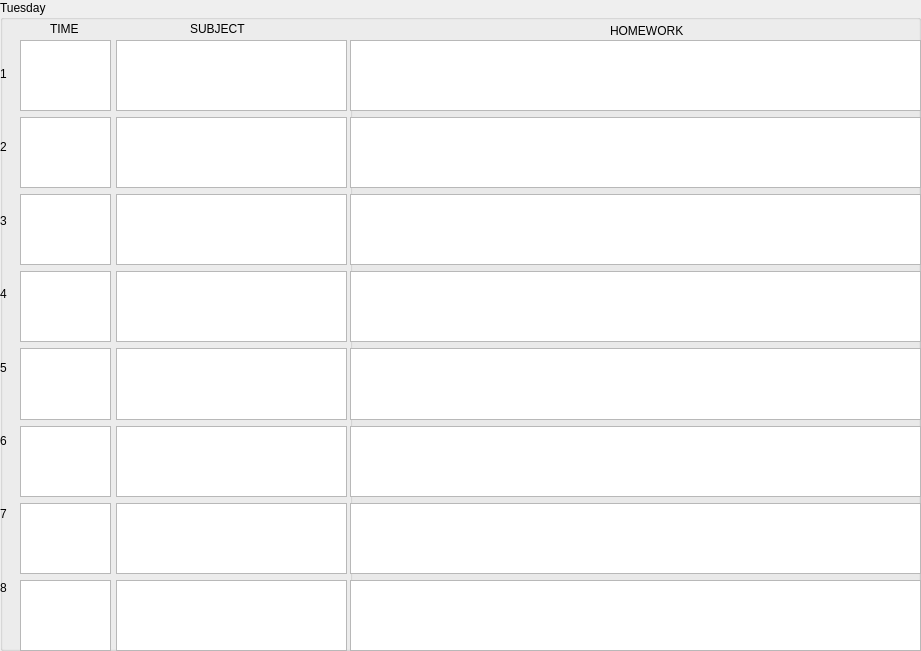
    <widget class="QGroupBox" name="groupBoxTue">
     <property name="geometry">
      <rect>
       <x>1</x>
       <y>30</y>
       <width>921</width>
       <height>651</height>
      </rect>
     </property>
     <property name="title">
      <string>Tuesday</string>
     </property>
     <widget class="QWidget" name="verticalLayoutWidget_6">
      <property name="geometry">
       <rect>
        <x>350</x>
        <y>40</y>
        <width>571</width>
        <height>611</height>
       </rect>
      </property>
      <layout class="QVBoxLayout" name="verticalLayout_6">
       <item>
        <widget class="QTextEdit" name="textEdit_33"/>
       </item>
       <item>
        <widget class="QTextEdit" name="textEdit_34"/>
       </item>
       <item>
        <widget class="QTextEdit" name="textEdit_35"/>
       </item>
       <item>
        <widget class="QTextEdit" name="textEdit_36"/>
       </item>
       <item>
        <widget class="QTextEdit" name="textEdit_37"/>
       </item>
       <item>
        <widget class="QTextEdit" name="textEdit_38"/>
       </item>
       <item>
        <widget class="QTextEdit" name="textEdit_39"/>
       </item>
       <item>
        <widget class="QTextEdit" name="textEdit_40"/>
       </item>
      </layout>
     </widget>
     <widget class="QLabel" name="label_12">
      <property name="geometry">
       <rect>
        <x>190</x>
        <y>20</y>
        <width>67</width>
        <height>17</height>
       </rect>
      </property>
      <property name="text">
       <string>SUBJECT</string>
      </property>
     </widget>
     <widget class="QWidget" name="verticalLayoutWidget_8">
      <property name="geometry">
       <rect>
        <x>20</x>
        <y>40</y>
        <width>91</width>
        <height>611</height>
       </rect>
      </property>
      <layout class="QVBoxLayout" name="verticalLayout_8">
       <item>
        <widget class="QTextEdit" name="textEdit_49"/>
       </item>
       <item>
        <widget class="QTextEdit" name="textEdit_50"/>
       </item>
       <item>
        <widget class="QTextEdit" name="textEdit_51"/>
       </item>
       <item>
        <widget class="QTextEdit" name="textEdit_52"/>
       </item>
       <item>
        <widget class="QTextEdit" name="textEdit_53"/>
       </item>
       <item>
        <widget class="QTextEdit" name="textEdit_54"/>
       </item>
       <item>
        <widget class="QTextEdit" name="textEdit_55"/>
       </item>
       <item>
        <widget class="QTextEdit" name="textEdit_56"/>
       </item>
      </layout>
     </widget>
     <widget class="QLabel" name="label_21">
      <property name="geometry">
       <rect>
        <x>50</x>
        <y>20</y>
        <width>67</width>
        <height>17</height>
       </rect>
      </property>
      <property name="text">
       <string>TIME</string>
      </property>
     </widget>
     <widget class="QLabel" name="label_22">
      <property name="geometry">
       <rect>
        <x>610</x>
        <y>20</y>
        <width>141</width>
        <height>21</height>
       </rect>
      </property>
      <property name="text">
       <string>HOMEWORK</string>
      </property>
     </widget>
     <widget class="QWidget" name="verticalLayoutWidget_7">
      <property name="geometry">
       <rect>
        <x>116</x>
        <y>40</y>
        <width>231</width>
        <height>611</height>
       </rect>
      </property>
      <layout class="QVBoxLayout" name="verticalLayout_7">
       <item>
        <widget class="QTextEdit" name="textEdit_41"/>
       </item>
       <item>
        <widget class="QTextEdit" name="textEdit_42"/>
       </item>
       <item>
        <widget class="QTextEdit" name="textEdit_43"/>
       </item>
       <item>
        <widget class="QTextEdit" name="textEdit_44"/>
       </item>
       <item>
        <widget class="QTextEdit" name="textEdit_45"/>
       </item>
       <item>
        <widget class="QTextEdit" name="textEdit_46"/>
       </item>
       <item>
        <widget class="QTextEdit" name="textEdit_47"/>
       </item>
       <item>
        <widget class="QTextEdit" name="textEdit_48"/>
       </item>
      </layout>
      <zorder>textEdit_41</zorder>
      <zorder>textEdit_42</zorder>
      <zorder>textEdit_43</zorder>
      <zorder>textEdit_44</zorder>
      <zorder>textEdit_45</zorder>
      <zorder>textEdit_46</zorder>
      <zorder>textEdit_48</zorder>
      <zorder>textEdit_47</zorder>
     </widget>
     <widget class="QWidget" name="verticalLayoutWidget_2">
      <property name="geometry">
       <rect>
        <x>0</x>
        <y>40</y>
        <width>21</width>
        <height>581</height>
       </rect>
      </property>
      <layout class="QVBoxLayout" name="verticalLayout_2">
       <item>
        <widget class="QLabel" name="label_13">
         <property name="text">
          <string>1</string>
         </property>
        </widget>
       </item>
       <item>
        <widget class="QLabel" name="label_14">
         <property name="text">
          <string>2</string>
         </property>
        </widget>
       </item>
       <item>
        <widget class="QLabel" name="label_15">
         <property name="text">
          <string>3</string>
         </property>
        </widget>
       </item>
       <item>
        <widget class="QLabel" name="label_16">
         <property name="text">
          <string>4</string>
         </property>
        </widget>
       </item>
       <item>
        <widget class="QLabel" name="label_17">
         <property name="text">
          <string>5</string>
         </property>
        </widget>
       </item>
       <item>
        <widget class="QLabel" name="label_18">
         <property name="text">
          <string>6</string>
         </property>
        </widget>
       </item>
       <item>
        <widget class="QLabel" name="label_19">
         <property name="text">
          <string>7</string>
         </property>
        </widget>
       </item>
       <item>
        <widget class="QLabel" name="label_20">
         <property name="text">
          <string>8</string>
         </property>
        </widget>
       </item>
      </layout>
     </widget>
     <widget class="QGroupBox" name="groupBoxTueHom">
      <property name="geometry">
       <rect>
        <x>350</x>
        <y>40</y>
        <width>571</width>
        <height>611</height>
       </rect>
      </property>
      <property name="title">
       <string/>
      </property>
      <widget class="QWidget" name="verticalLayoutWidget_23">
       <property name="geometry">
        <rect>
         <x>0</x>
         <y>0</y>
         <width>571</width>
         <height>611</height>
        </rect>
       </property>
       <layout class="QVBoxLayout" name="verticalLayout_23">
        <item>
         <widget class="QTextEdit" name="textEdit_137"/>
        </item>
        <item>
         <widget class="QTextEdit" name="textEdit_138"/>
        </item>
        <item>
         <widget class="QTextEdit" name="textEdit_139"/>
        </item>
        <item>
         <widget class="QTextEdit" name="textEdit_140"/>
        </item>
        <item>
         <widget class="QTextEdit" name="textEdit_141"/>
        </item>
        <item>
         <widget class="QTextEdit" name="textEdit_142"/>
        </item>
        <item>
         <widget class="QTextEdit" name="textEdit_143"/>
        </item>
        <item>
         <widget class="QTextEdit" name="textEdit_144"/>
        </item>
       </layout>
      </widget>
     </widget>
     <widget class="Line" name="line_11">
      <property name="geometry">
       <rect>
        <x>909</x>
        <y>20</y>
        <width>31</width>
        <height>631</height>
       </rect>
      </property>
      <property name="orientation">
       <enum>Qt::Vertical</enum>
      </property>
     </widget>
    </widget>
